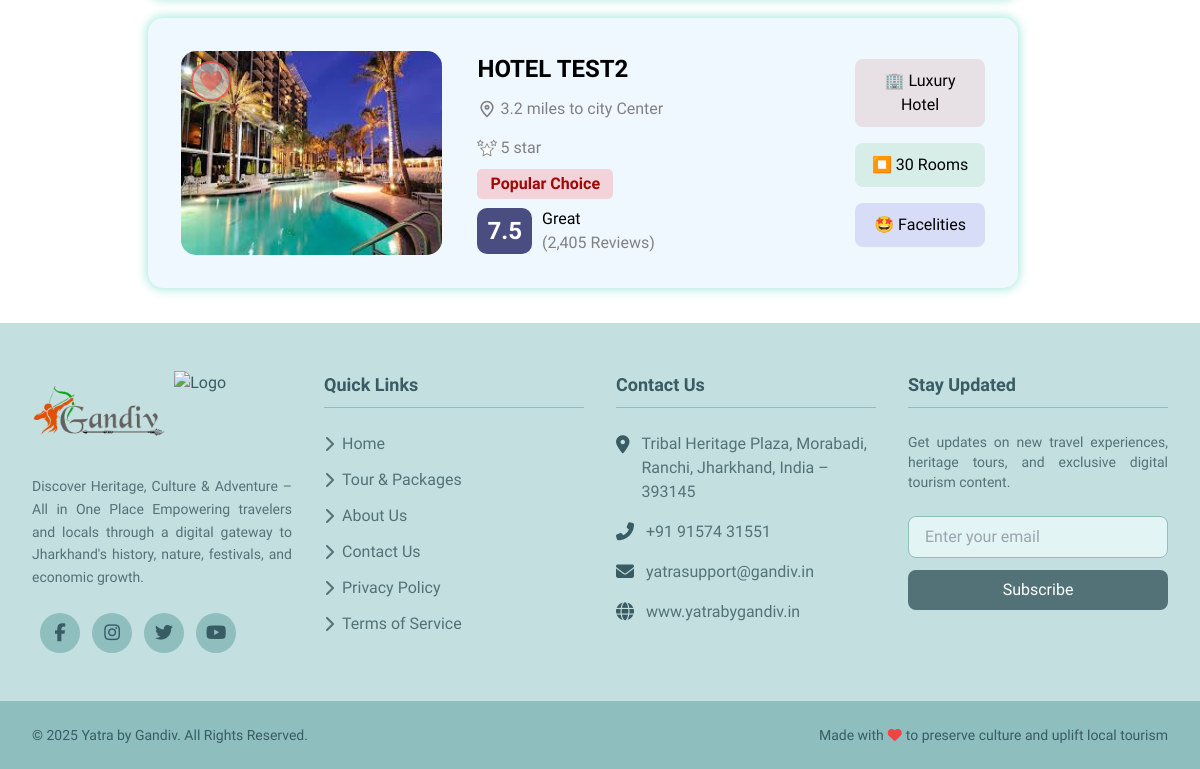
The app's page /hotellist (lower part), older data.
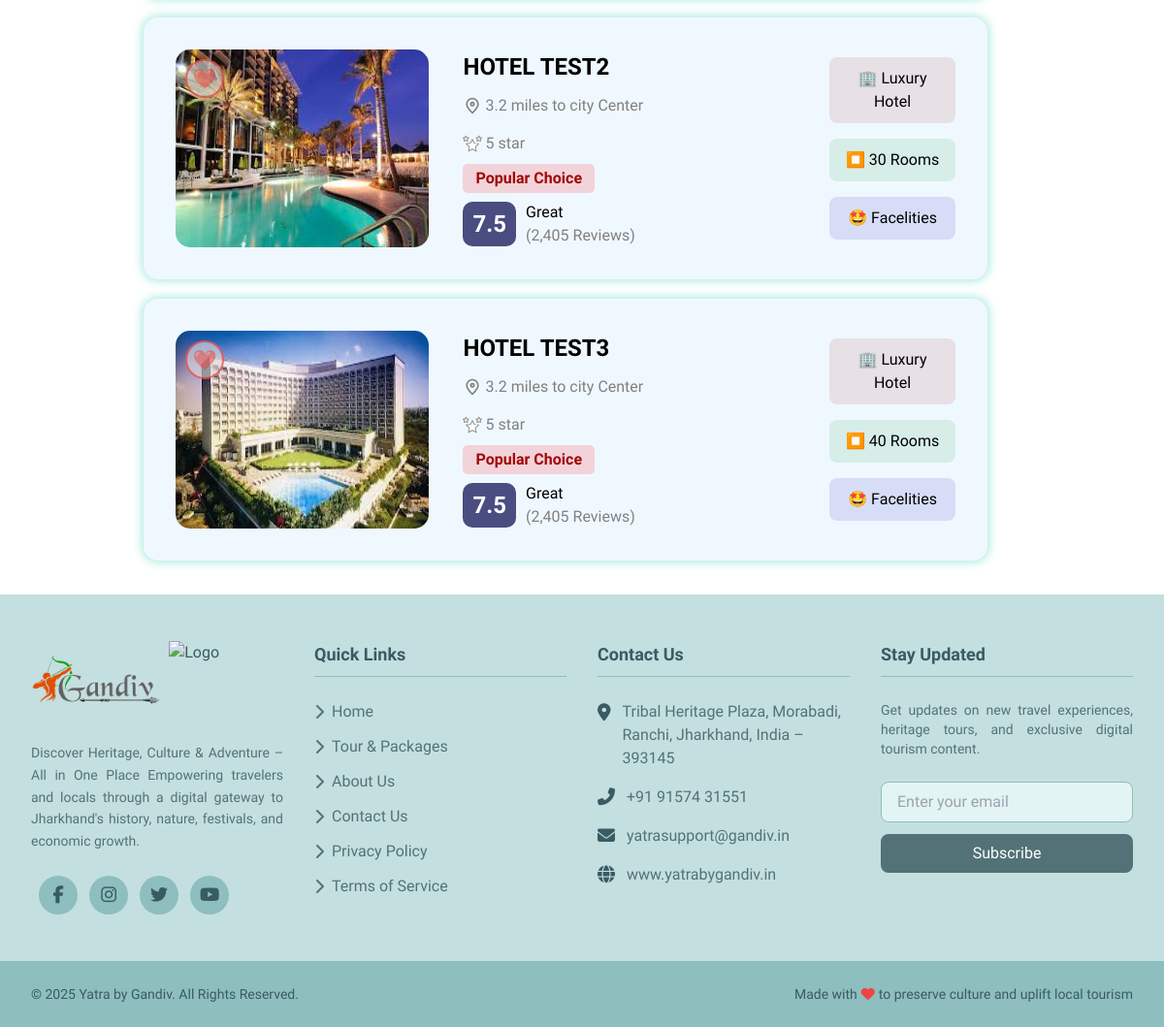
The same page, newer data.
### tables this page shows
CREATE TABLE `hotel_master` (
  `hotel_id` bigint(20) UNSIGNED NOT NULL,
  `hotel_name` varchar(255) NOT NULL,
  `owner_name` varchar(255) NOT NULL,
  `num_rooms` smallint(5) UNSIGNED NOT NULL CHECK (`num_rooms` > 0),
  `avail_rooms` int(11) NOT NULL DEFAULT 0,
  `contact_number` char(10) NOT NULL,
  `email` varchar(255) NOT NULL,
  `hotel_address` text NOT NULL,
  `license_number` varchar(50) NOT NULL,
  `owner_aadhar` char(12) NOT NULL,
  `owner_pan` char(10) NOT NULL,
  `room_types` set('Single','Couple','AC','VIP','Luxury','Deluxe') NOT NULL,
  `facilities` set('WiFi','Parking','Restaurant','Air Conditioning','Swimming Pool','24/7 Security','Room Service','Conference Hall') NOT NULL,
  `payment_method` set('UPI','Online Banking','Credit or Debit Card','Cash') NOT NULL DEFAULT 'Cash',
  `single_room_price` decimal(10,2) DEFAULT NULL,
  `couple_room_price` decimal(10,2) DEFAULT NULL,
  `ac_room_price` decimal(10,2) DEFAULT NULL,
  `vip_room_price` decimal(10,2) DEFAULT NULL,
  `luxury_room_price` decimal(10,2) DEFAULT NULL,
  `deluxe_room_price` decimal(10,2) DEFAULT NULL,
  `hotel_license_doc` varchar(255) DEFAULT NULL,
  `owner_aadhar_doc` varchar(255) DEFAULT NULL,
  `owner_pan_doc` varchar(255) DEFAULT NULL,
  `owner_photo` varchar(255) DEFAULT NULL,
  `hotel_image1` varchar(255) DEFAULT NULL,
  `hotel_image2` varchar(255) DEFAULT NULL,
  `hotel_image3` varchar(255) DEFAULT NULL,
  `hotel_image4` varchar(255) DEFAULT NULL,
  `hotel_image5` varchar(255) DEFAULT NULL,
  `is_confirmed` tinyint(1) DEFAULT 0 COMMENT '0 = Pending, 1 = Confirmed',
  `added_by` bigint(20) DEFAULT 0 COMMENT 'User who added the hotel',
  `created_at` timestamp NOT NULL DEFAULT current_timestamp(),
  `updated_at` timestamp NOT NULL DEFAULT current_timestamp() ON UPDATE current_timestamp()
);

### hotellist.php (the view, shortened to what this page needs)
<?php
  require_once 'includes/scripts/connection.php';
  $stmt = $conn->prepare("SELECT * FROM `hotel_master` where is_confirmed = 1");
  $stmt->execute();
  $result = $stmt->get_result();
?>
<!DOCTYPE html>
<html lang="en">
<head>
    <link rel="stylesheet" href="https://cdnjs.cloudflare.com/ajax/libs/font-awesome/6.2.1/css/all.min.css" />
    <link rel="stylesheet" href="https://cdnjs.cloudflare.com/ajax/libs/font-awesome/6.2.1/css/all.min.css" />
</head>
<body>
    <div class="main-container">
        <div class="container">
            <div class="cards">
                <?php
                function encrypt($data) {
                    $key = "Yatra@5636";
                    $iv = "1234567891011121";
                    return urlencode(openssl_encrypt($data, "AES-256-CBC", $key, 0, $iv));
                }
                 while($hotels = $result->fetch_assoc()){
                    $encrypted_id = encrypt($hotels['hotel_id']);
                ?>
                <a href="hoteldata?id=<?php echo $encrypted_id;?>" class="card">
                    <div class="left image-container">
                        <img src="uploads/hotels/<?php echo $hotels['hotel_image1']; ?>"
                            alt="Hotel Image">
                        <button class="like-button" onclick="toggleLike(this)">❤️</button>
                    </div>
                    <div class="center">
                        <div class="top">
                            <h1><?php echo $hotels['hotel_name'];?></h1>
                            <div style="display: flex; gap: 15px; flex-direction: column;">
                                <div style="display: flex; align-items: center; gap: 3px;"><img src="location.svg"
                                        alt=""><span>3.2 miles to city Center</span></div>
                                <div style="display: flex; align-items: center; gap: 3px;"><img src="star.svg"
                                        alt=""><span>5 star</span></div>
                            </div>
                        </div>
                        <div class="alertbox">
                            <h3>Popular Choice</h3>
                        </div>
                        <div class="bottom">
                            <div class="bleft">
                                <h1>7.5</h1>
                            </div>
                            <div class="bright">
                                <h4>Great</h4>
                                <h4 style="color: gray;">(2,405 Reviews)</h4>
                            </div>
                        </div>
                    </div>
                    <div class="right">
                        <div class="box box-1">
                            <h2>🏢 Luxury Hotel</h2>
                        </div>
                        <div class="box box-2">
                            <h2>⏹️ <?php echo $hotels['num_rooms'];?> Rooms</h2>
                        </div>
                        <div class="box box-3">
                            <h2>🤩 Facelities</h2>
                        </div>
                    </div>
                </a>
                <?php
                 }
                ?>
            </div>
        </div>
    </div>
    <?php
        include("includes/footer.php");
    ?>
</body>
</html>

Row changes from the older to the newer data that the page shows:
now on this page (row edited): hotel_master: hotel_image1 (picture), hotel_name "HOTEL TEST3", num_rooms "40"
